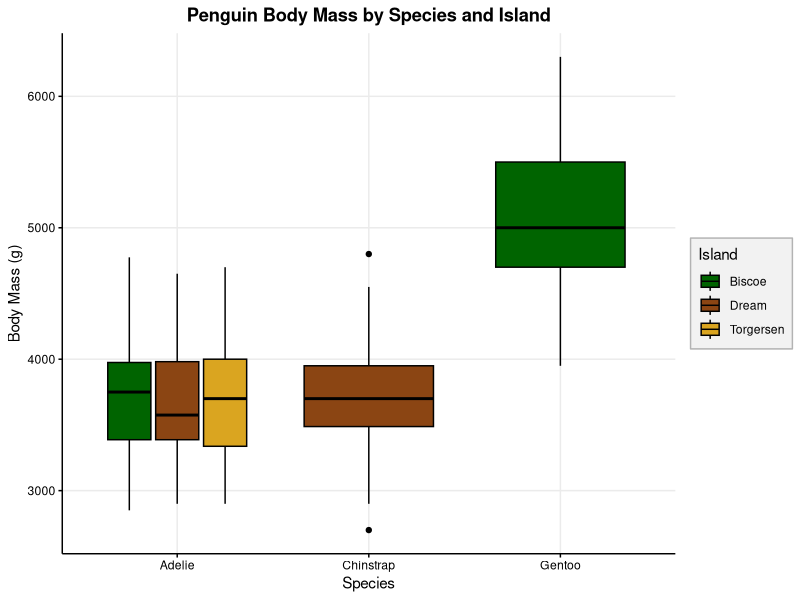
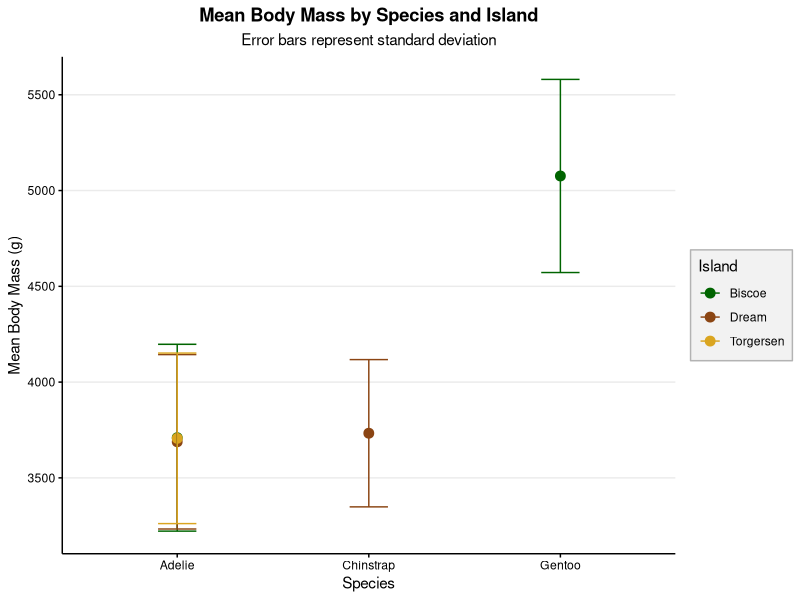
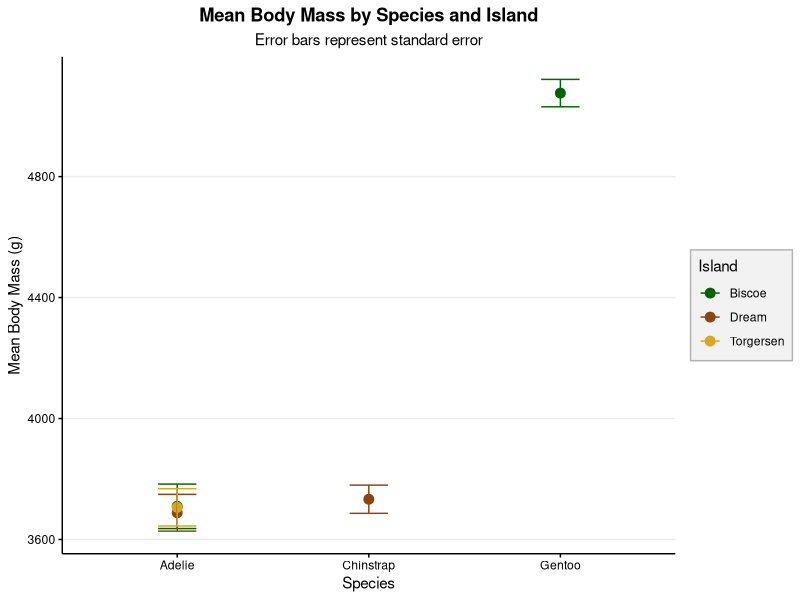

The R script that drew these images, in order:
## ---- chunk 1
library(tidyverse)
library(palmerpenguins)
library(here)
## ---- chunk 2
#| echo: false

penguins %>%
  ggplot(aes(x = species,
             y = body_mass_g,
             fill = island)) +
  geom_boxplot(color = "black") +
  labs(
    title = "Penguin Body Mass by Species and Island",
    x = "Species",
    y = "Body Mass (g)",
    fill = "Island"
  ) +
  theme_minimal() +
  scale_fill_manual(values = c(
    "darkgreen",
    "saddlebrown",
    "goldenrod"
  )) +
  theme(
    text = element_text(color = "black"),
    axis.text = element_text(color = "black"),
    axis.title = element_text(color = "black"),
    axis.line = element_line(color = "black"),
    axis.ticks = element_line(color = "black"),
    panel.grid.minor = element_blank(),
    legend.background = element_rect(
      fill = "grey95",
      color = "grey70"
    ),
    legend.key = element_rect(
      fill = "grey95",
      color = NA
    ),
    legend.position = "right",
    plot.title = element_text(
      face = "bold",
      hjust = 0.5
    )
  )

## ---- chunk 3
#| echo: false

penguinoverview <- penguins |>
  group_by(species, island) |>
  summarise(
    mean_mass_g = mean(body_mass_g, na.rm = TRUE),
    sd_mass_g = sd(body_mass_g, na.rm = TRUE),
    n = n(),
    se_mass_g = sd_mass_g / sqrt(n),
    .groups = "drop"
  )

knitr::kable(
  penguinoverview,
  digits = 2,
  caption = "Summary statistics by species and island."
)
## ---- chunk 4
#| echo: false
#| # Pipe directly from aggregation to plotting with error bars

mass_compare_plot <- penguins |>
  group_by(species, island) |>
  summarise(
    mean_mass = mean(body_mass_g, na.rm = TRUE),
    sd_mass = sd(body_mass_g, na.rm = TRUE),
    n = n(),
    .groups = "drop"
  ) |>
  ggplot(aes(x = species, y = mean_mass, colour = island)) +
  geom_point(size = 3) +
  geom_errorbar(aes(ymin = mean_mass - sd_mass, 
                    ymax = mean_mass + sd_mass), 
                width = 0.2) +
  labs(
    title = "Mean Body Mass by Species and Island",
    subtitle = "Error bars represent standard deviation",
    y = "Mean Body Mass (g)",
    x = "Species",
    colour = "Island"
  ) +
  scale_colour_manual(
    values = c(
      "darkgreen",
      "saddlebrown",
      "goldenrod"
    )
  ) + 
  theme_minimal() +
  theme(
    text = element_text(color = "black"),
    axis.text = element_text(color = "black"),
    axis.title = element_text(color = "black"),
    axis.line = element_line(color = "black"),
    axis.ticks = element_line(color = "black"),
    panel.grid.minor = element_blank(),
    panel.grid.major.x = element_blank(),
    legend.background = element_rect(
      fill = "grey95",
      color = "grey70"
    ),
    legend.key = element_rect(
      fill = "grey95",
      color = NA
    ),
    legend.position = "right",
    plot.title = element_text(
      face = "bold",
      hjust = 0.5
    ),
    plot.subtitle = element_text(
      hjust = 0.5,
      color = "black"
    )
  )


mass_compare_plot

## ---- chunk 5
mass_compare_plot_se <- penguins |>
  group_by(species, island) |>
  summarise(
    mean_mass = mean(body_mass_g, na.rm = TRUE),
    sd_mass = sd(body_mass_g, na.rm = TRUE),
    n = n(),
    se_mass = sd_mass / sqrt(n),
    .groups = "drop"
  ) |>
  ggplot(aes(x = species, y = mean_mass, colour = island)) +
  geom_point(size = 3) +
  geom_errorbar(
    aes(
      ymin = mean_mass - se_mass,
      ymax = mean_mass + se_mass
    ),
    width = 0.2
  ) +
  labs(
    title = "Mean Body Mass by Species and Island",
    subtitle = "Error bars represent standard error",
    y = "Mean Body Mass (g)",
    x = "Species",
    colour = "Island"
  ) +
  scale_colour_manual(
    values = c(
      "darkgreen",
      "saddlebrown",
      "goldenrod"
    )
  ) +
  theme_minimal() +
  theme(
    text = element_text(color = "black"),
    axis.text = element_text(color = "black"),
    axis.title = element_text(color = "black"),
    axis.line = element_line(color = "black"),
    axis.ticks = element_line(color = "black"),
    panel.grid.minor = element_blank(),
    panel.grid.major.x = element_blank(),
    legend.background = element_rect(
      fill = "grey95",
      color = "grey70"
    ),
    legend.key = element_rect(
      fill = "grey95",
      color = NA
    ),
    legend.position = "right",
    plot.title = element_text(
      face = "bold",
      hjust = 0.5
    ),
    plot.subtitle = element_text(
      hjust = 0.5,
      color = "black"
    )
  )

mass_compare_plot_se
